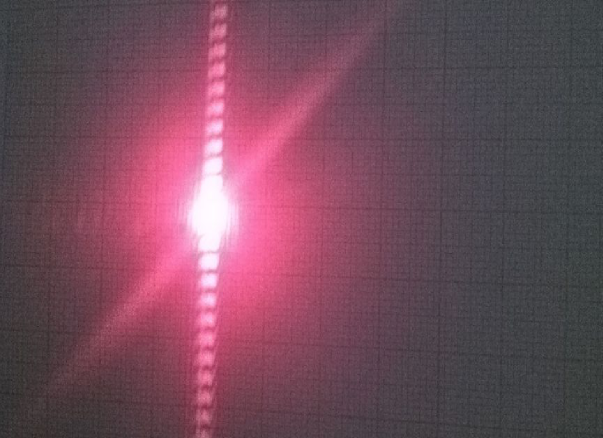
#> input picture YOUNG_ESTATICO/image4.png, 1205 x 876 px (shown at 1/2 size)
$ python process4_v01.py
#> lines starting #> are read from the running program, lines starting #| are printed output that depends on the picture

import matplotlib.pyplot as plt
import numpy as np
from matplotlib.colors import LogNorm


imagen = plt.imread('image4.png')
#> imagen is the input picture: shape (876, 1205, 4) float32; mean R, G, B, A 0.448, 0.295, 0.355, 1
matriz = imagen[218:730, 0:512, 1]
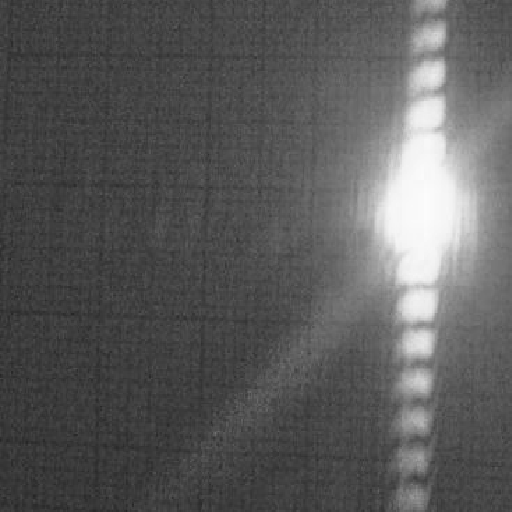
#> matriz: shape (512, 512) float32; min 0.141, max 0.988, mean 0.353
plt.figure()
plt.imshow(matriz)
plt.colorbar()
plt.show()
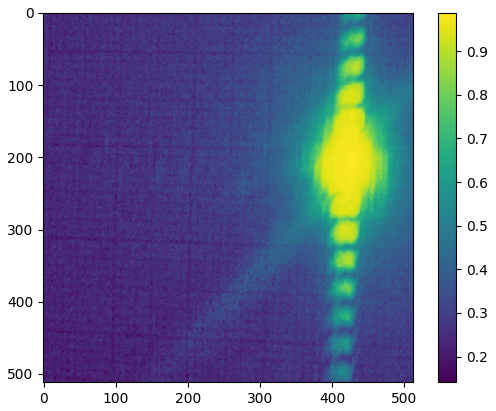
#> figure drawn by matplotlib, 2 panels


#calculo la fft 2d
imagenfft = np.fft.fft2(matriz, matriz.shape)
imagenfftshifted = np.fft.fftshift(imagenfft) #desplazo el componente de frecuencia cero al centro de la matriz

imagenfftshiftedabs = np.abs(imagenfftshifted) #tomo módulo ya que la transformada es compleja

plt.figure()
plt.imshow(imagenfftshiftedabs, norm=LogNorm()) #ese parámetro es para ver la escala logarítmica en lugar de aplicar el logaritmo a la matriz
plt.colorbar()
plt.show()
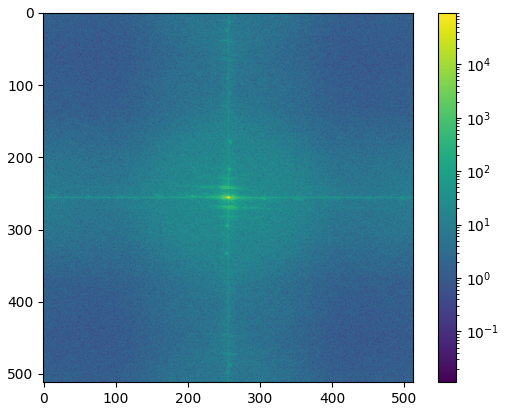
#> figure drawn by matplotlib, 2 panels

#me quedo con las frecuencias más bajas
ventanahorizontal = 16
ventanavertical = 16

#me creo una matriz que coincida con la matriz transformada sólo en un área centrada en las frecuencias bajas, y en el resto sea cero.
imagenfft2recortada = np.zeros((512, 512), dtype=complex)
imagenfft2recortada[255-ventanahorizontal:255+ventanahorizontal, 255-ventanavertical:255+ventanavertical] = imagenfftshifted[255-ventanahorizontal:255+ventanahorizontal, 255-ventanavertical:255+ventanavertical]

plt.figure()
plt.imshow(np.abs(imagenfft2recortada), norm=LogNorm())
plt.colorbar()
plt.show()
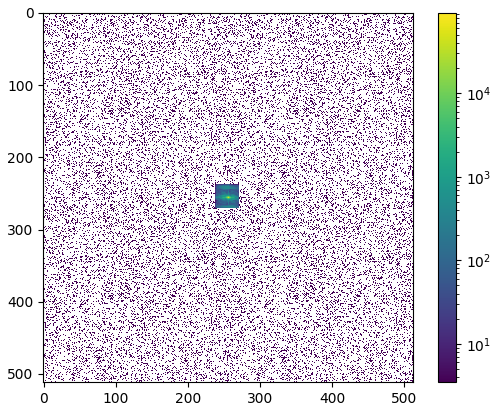
#> figure drawn by matplotlib, 2 panels

#ahora antitransformo la matriz anterior
imagenfft3 = np.fft.fftshift(imagenfft2recortada) #primero la centro

imagenrecuperada = np.fft.ifft2(imagenfft3, imagenfft3.shape)
imagenrecuperadaabs = np.abs(imagenrecuperada)

plt.figure()
plt.imshow(imagenrecuperadaabs)
plt.colorbar()
plt.show()
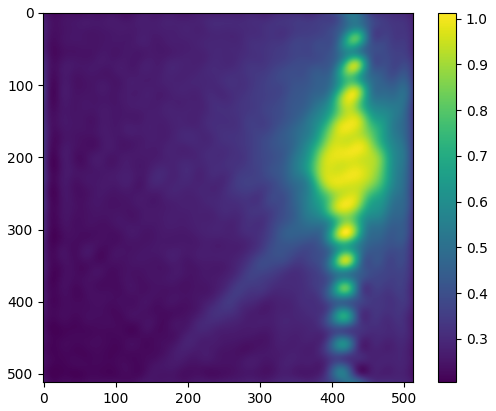
#> figure drawn by matplotlib, 2 panels

$ run again, with YOUNG_ESTATICO/image1.png copied over YOUNG_ESTATICO/image4.png
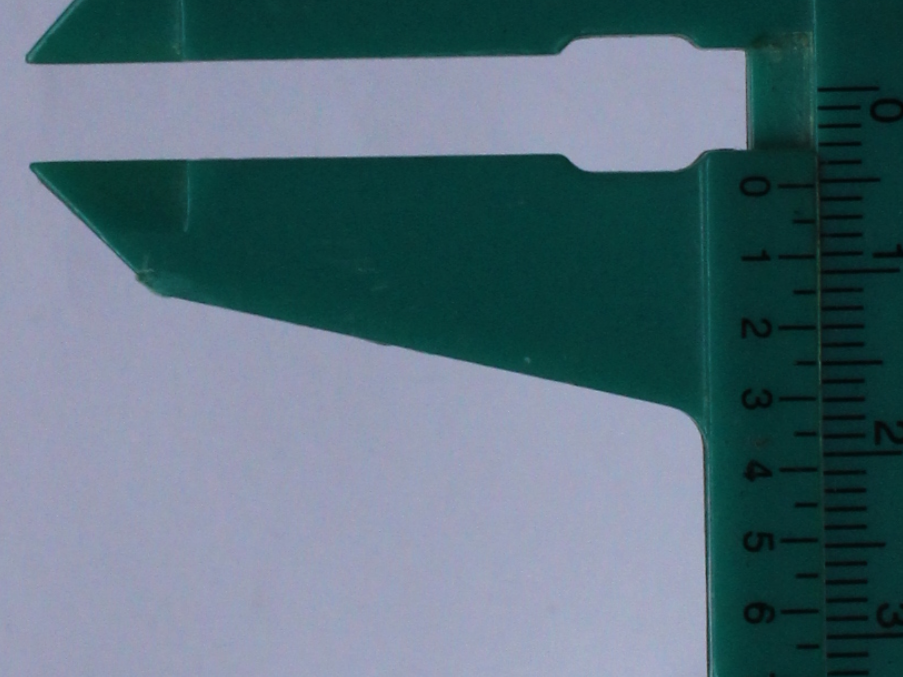
#> input picture YOUNG_ESTATICO/image1.png, 903 x 677 px
#> imagen is the input picture: shape (677, 903, 4) float32; mean R, G, B, A 0.342, 0.437, 0.483, 1
#> `matriz = imagen[218:730, 0:512, 1]`:
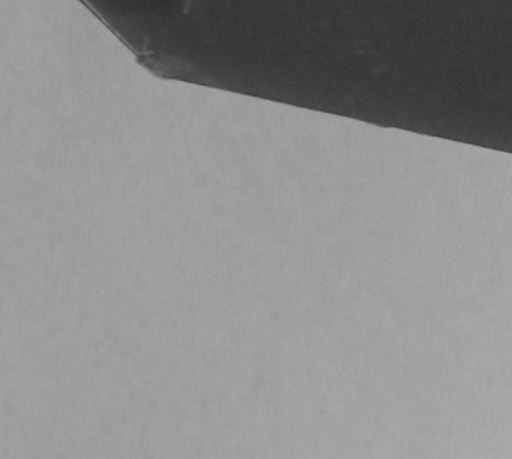
#> matriz: shape (459, 512) float32; min 0.184, max 0.702, mean 0.55
#> `plt.show()`:
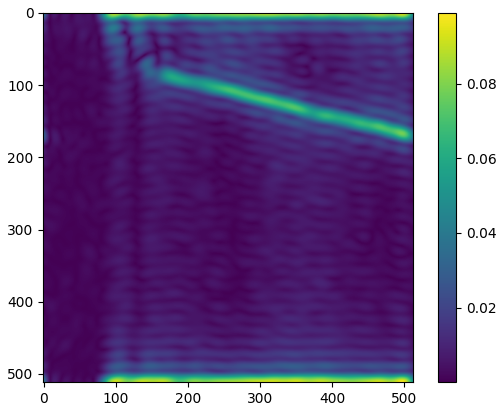
#> figure drawn by matplotlib, 2 panels

$ run again, with YOUNG_ESTATICO/image2.png copied over YOUNG_ESTATICO/image4.png
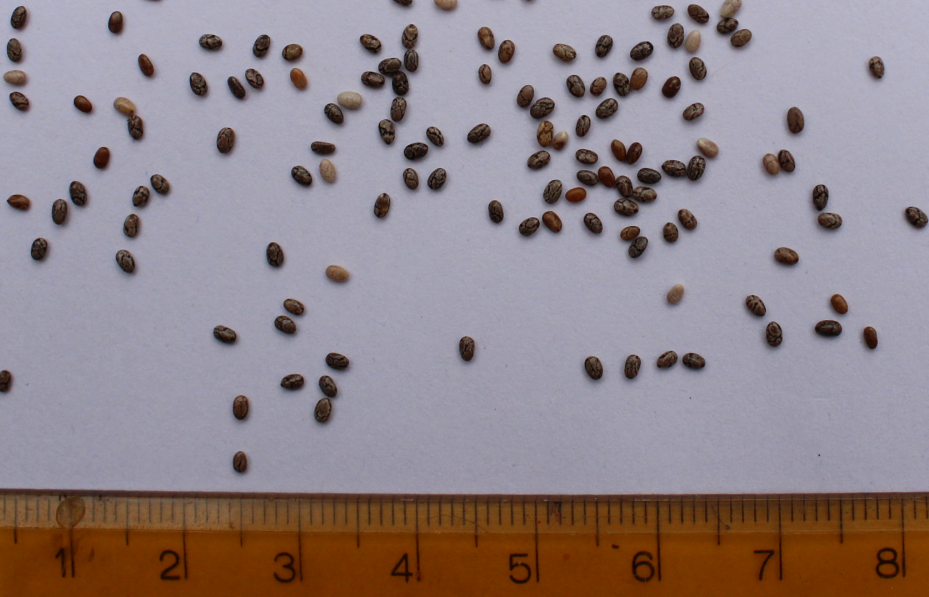
#> input picture YOUNG_ESTATICO/image2.png, 1857 x 1194 px (shown at 1/2 size)
#> imagen is the input picture: shape (1194, 1857, 4) float32; mean R, G, B, A 0.57, 0.522, 0.535, 1
#> `matriz = imagen[218:730, 0:512, 1]`:
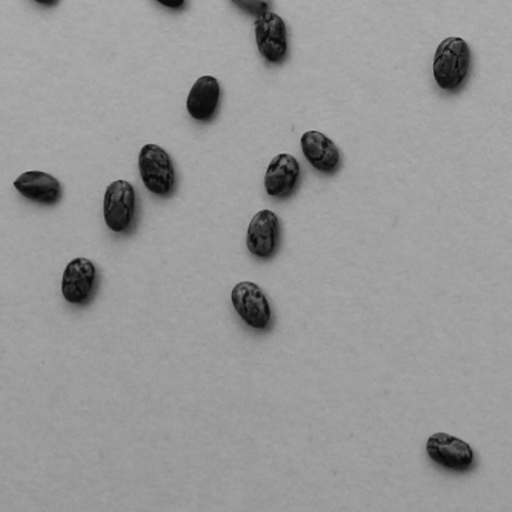
#> matriz: shape (512, 512) float32; min 0.0275, max 0.698, mean 0.591
#> `plt.show()`:
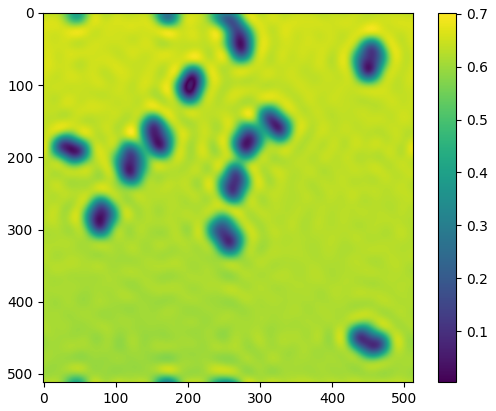
#> figure drawn by matplotlib, 2 panels
